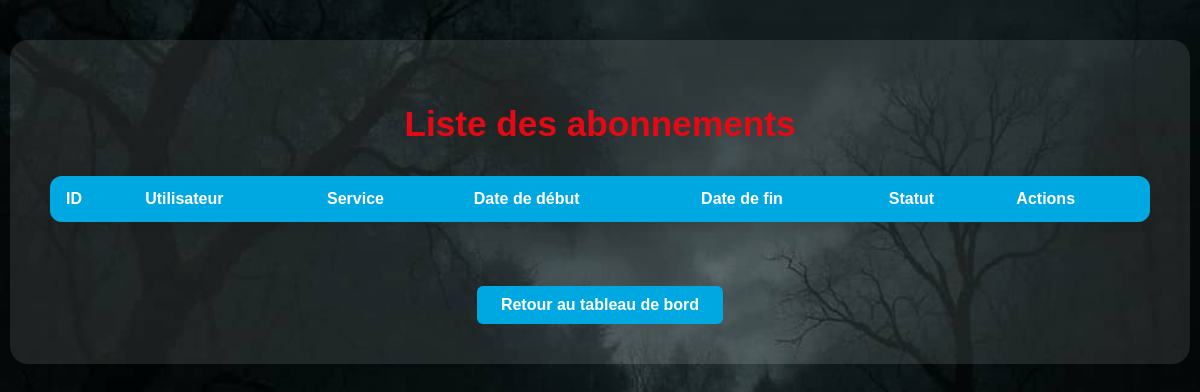
The app's page /liste_abonnements, older data.
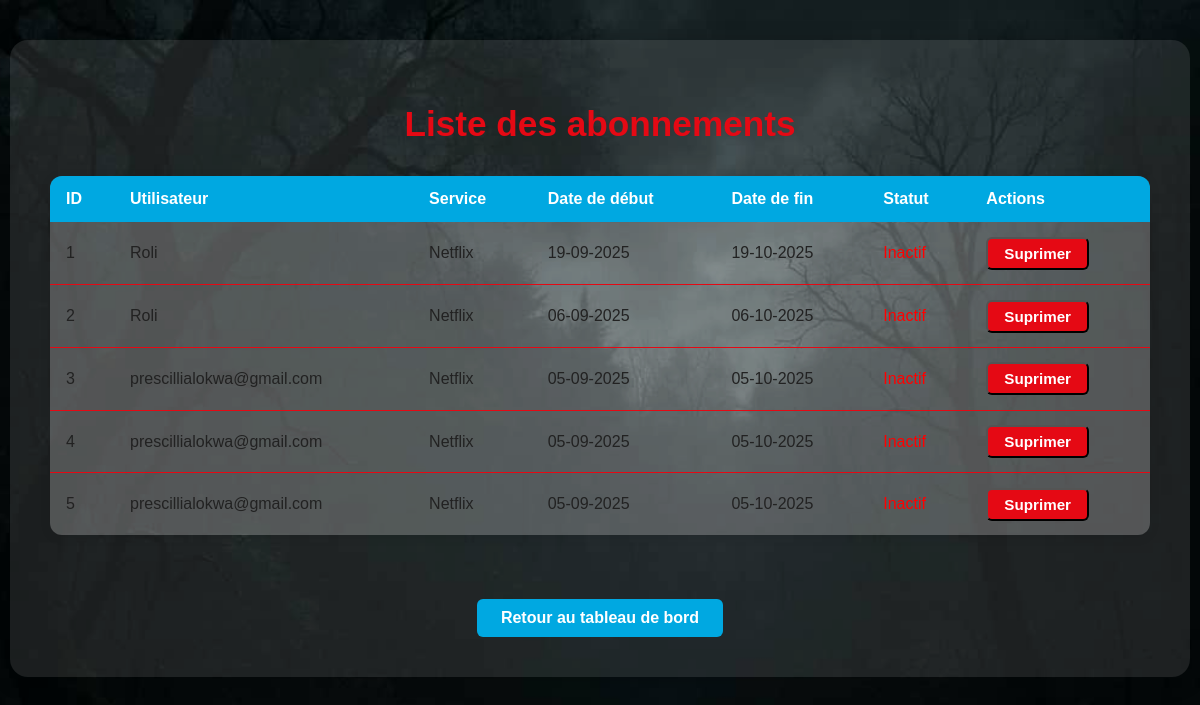
The same page, newer data.
### app.py (models this page shows, shortened)
class Abonnements(db.Model):
    id = db.Column(db.Integer, primary_key=True)
    utilisateur_id = db.Column(db.Integer, db.ForeignKey('utilisateurs.id'), nullable=False)
    service = db.Column(db.String(30), nullable=False)
    statut = db.Column(db.Boolean, default=True)  # actif à la création
    date_debut = db.Column(db.DateTime, default=datetime.utcnow)
    date_fin = db.Column(db.DateTime, nullable=False)
    utilisateur = db.relationship('Utilisateurs', backref=db.backref("abonnements", lazy=True))

class Utilisateurs(db.Model):
    id = db.Column(db.Integer, primary_key=True)
    nom = db.Column(db.String(30), nullable=False)
    mdp = db.Column(db.String(200), nullable=False)

### app.py (the view)
@app.route("/liste_abonnements")
def list_abonnements():
    abonnements = Abonnements.query.order_by(Abonnements.date_fin.desc()).all()
    now=datetime.now()
    return render_template("admin/list_abonnement.html", abonnements=abonnements, now=now)

### templates/admin/list_abonnement.html (shortened to what this page needs)
<!DOCTYPE html>
<html lang="fr">
<head>
  <link rel="stylesheet" href="{{ url_for('static', filename='css/admin.css') }}">
</head>
<body>
  <div class="admin-container">
    <h1>Liste des abonnements</h1>
    <table class="admin-table">
      <thead>
        <tr>
          <th>ID</th>
          <th>Utilisateur</th>
          <th>Service</th>
          <th>Date de début</th>
          <th>Date de fin</th>
          <th>Statut</th>
          <th>Actions</th>
        </tr>
      </thead>
      <tbody>
        {% for abonnement in abonnements %}
        <tr>
          <td>{{ loop.index }}</td>
          <td>{{ abonnement.utilisateur.nom }}</td>
          <td>{{ abonnement.service}}</td>
          <td>{{ abonnement.date_debut.strftime("%d-%m-%Y") }}</td>
          <td>{{ abonnement.date_fin.strftime("%d-%m-%Y") if abonnement.date_fin else "-" }}</td>
          <td>
            {% if abonnement.date_fin < now %}
            <span style="color: red;"> Inactif </span>
            {% else %}
            <span class="statut" style="color: rgb(4, 199, 4);"> Actif</span>
            {% endif %}
          </td>
          <td>
            <form action="{{url_for('supprimer_abonnement',id=abonnement.id)}}" method="post" class="delete-form">
              <button type="submit" class="btn-admin">Suprimer</button>
            </form>
          </td>
        </tr>
        {% endfor %}
      </tbody>
    </table>
    <a href="{{ url_for('accueil_admin') }}" class="btn-retour">Retour au tableau de bord</a>
  </div>
  </body>

Row changes from the older to the newer data that the page shows:
added Abonnements: utilisateur.nom "Roli", service "Netflix", date_debut "19-09-2025", date_fin "19-10-2025", shows "Inactif"
added Abonnements: utilisateur.nom "Roli", service "Netflix", date_debut "06-09-2025", date_fin "06-10-2025", shows "Inactif"
added Abonnements: utilisateur.nom "prescillialokwa@gmail.com", service "Netflix", date_debut "05-09-2025", date_fin "05-10-2025", shows "Inactif"
added Abonnements: utilisateur.nom "prescillialokwa@gmail.com", service "Netflix", date_debut "05-09-2025", date_fin "05-10-2025"
added Abonnements: utilisateur.nom "prescillialokwa@gmail.com", service "Netflix", date_debut "05-09-2025", date_fin "05-10-2025"
